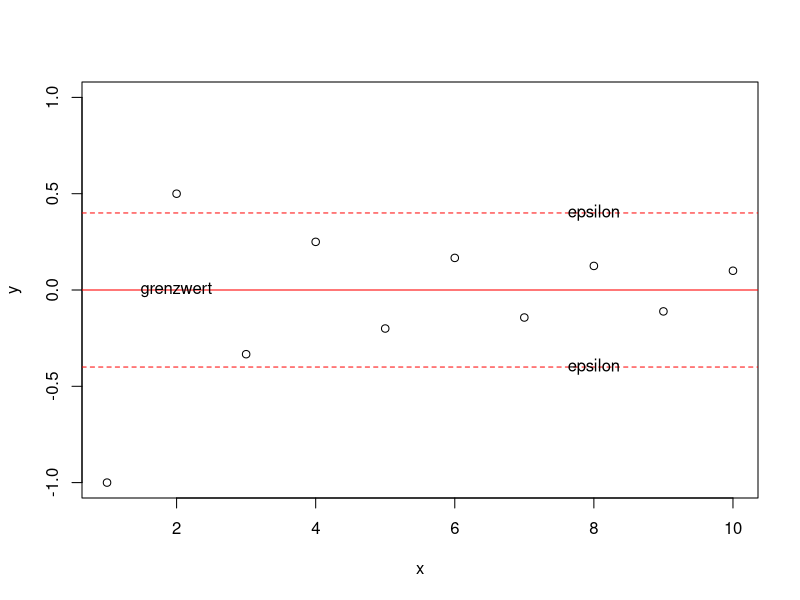

This chart was generated by the following R code:
## ---- chunk 1
knitr::opts_chunk$set(echo = TRUE)
## ---- chunk 2
folge <- function(a){(sqrt(a^2))/(2*a-1)}
an <- -(1/4)
n <- 1
message(paste('n =',n,'->',an))
while(n < 4){
    message(paste('n =',n+1,'->',folge(an)))
    an <- folge(an)
    n <- n+1
}
## ---- chunk 3
folge <- function(a){(sqrt(a^2))/(2*a-1)}
an <- (1/4)
n <- 1
message(paste('n =',n,'->',an))
while(n < 4){
    message(paste('n =',n+1,'->',folge(an)))
    an <- folge(an)
    n <- n+1
}
## ---- chunk 4
e <- 0.4
folge <- function(n){(-1)^n*(1/n)}
x <- 1:10
plot(x, y = sapply(x,folge), pty = 21, ylim = c(-1,1), ylab = "y")
abline(h = 0, col = "red")
text(label="grenzwert", y = 0, x = 2)
abline(h=e, col = "red", lty = 2)
text(label="epsilon", y = e, x = 8)
abline(h=-e, col = "red", lty = 2)
text(label="epsilon", y = -e, x = 8)
